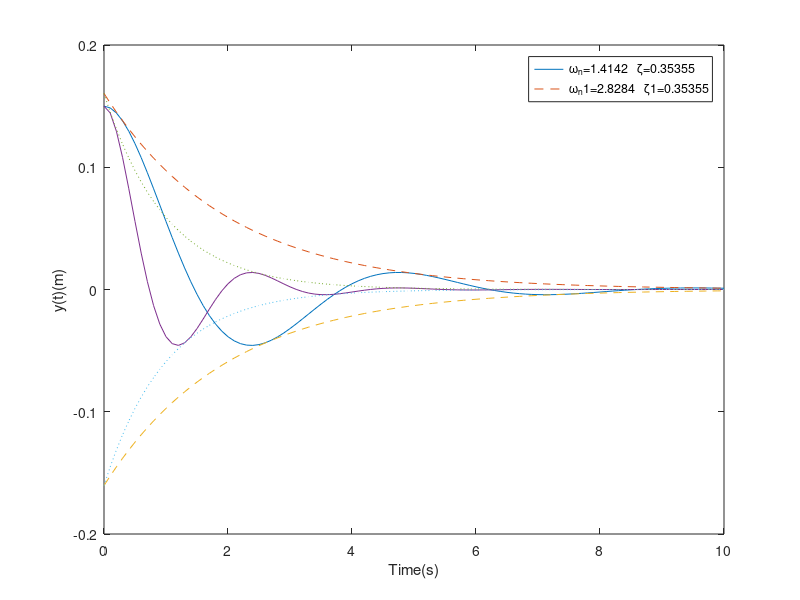

Write MATLAB code to recreate this figure.
%% 绘制 质量块-弹簧-阻尼系统 的系统的响应曲线   
y0 = 0.15;
wn = sqrt(2);
zeta = 1 / (2 * sqrt(2));
t = [0 : 0.1 : 10];
%unforced;
%% compute unforced response to an initail condition
% theta = arccos(zeta)
c = (y0 / sqrt(1 - zeta^2));
y = c* exp(-zeta * wn * t) .* sin(wn * sqrt(1 - zeta^2) * t + acos(zeta));
%
bu = c * exp(-zeta * wn * t);
bl = -bu;
% 
plot(t,y, t,bu,'--', t,bl,'--'), grid, hold on

%% wn 使用比较大的值时, 观察系统的响应曲线
wn1 = 2*sqrt(2);
zeta1 = 1 / (2 * sqrt(2));
y = c* exp(-zeta1 * wn1 * t) .* sin(wn1 * sqrt(1 - zeta1^2) * t + acos(zeta1));
%
bu = c * exp(-zeta1 * wn1 * t);
bl = -bu;
plot(t,y, t,bu,':', t,bl,':'), grid
xlabel('Time(s)'), ylabel('y(t)(m)')
legend(['\omega_n=',num2str(wn), '   \zeta=',num2str(zeta)], ['\omega_n1=',num2str(wn1), '   \zeta1=',num2str(zeta1)])
